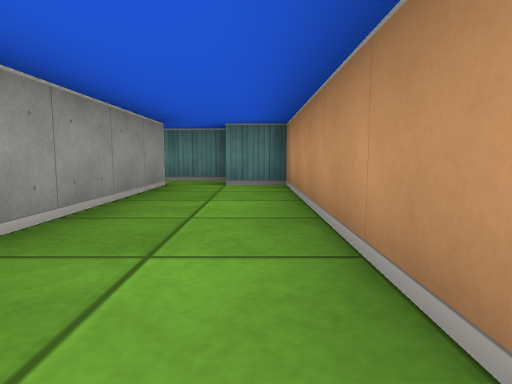
View 1 (above)

17 first-person views from a walk through a cub3D ray-caster map. The camera is about half as high as the walls, tilts 6° down and sees 75° across. The floor is counted in squares. Each view is taken from the middle of a square. On the plan, view 1 faces up. The plan holds only what a view shows up to about 9 squares ahead; the rest is blank.

View 2
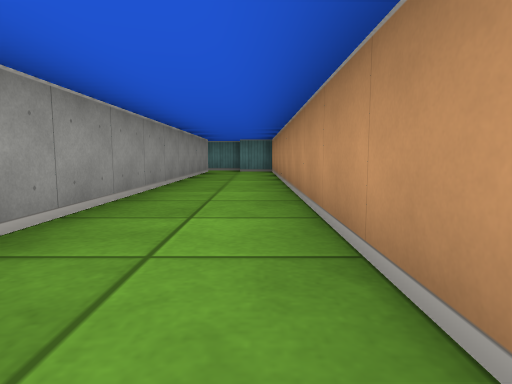

View 3
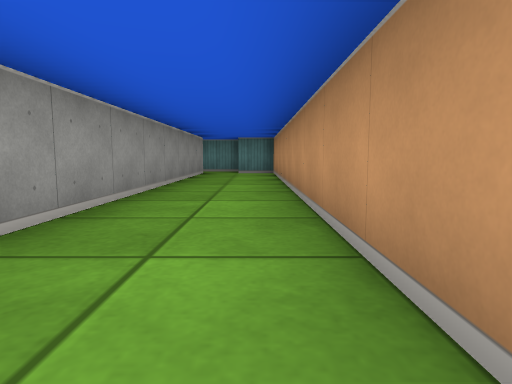

View 4
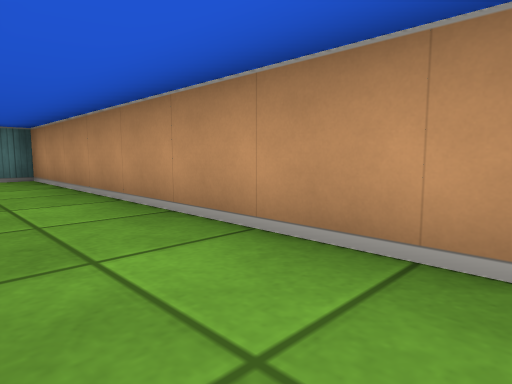

View 5
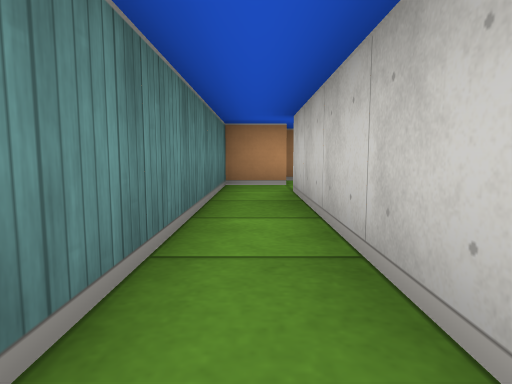

View 6
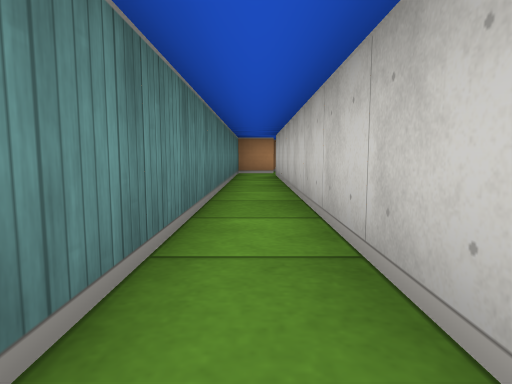

View 7
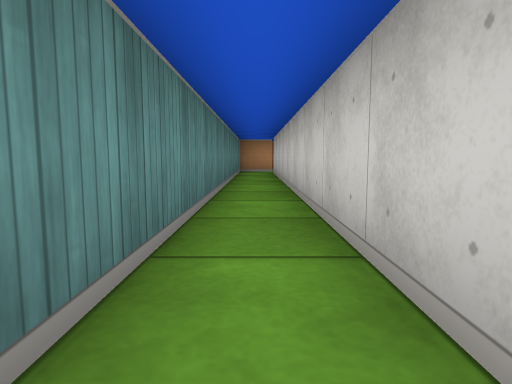

View 8
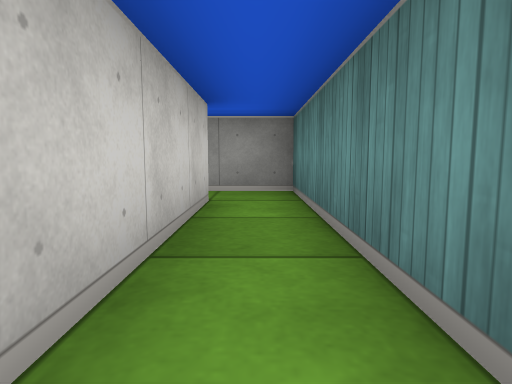

View 9
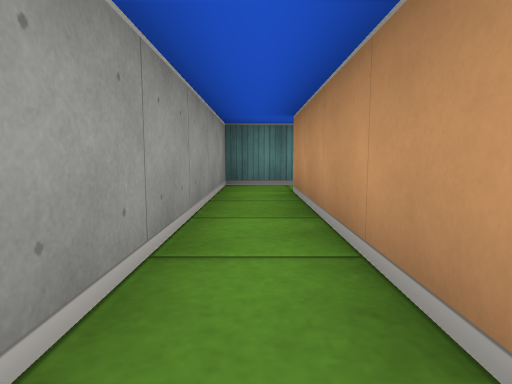

View 10
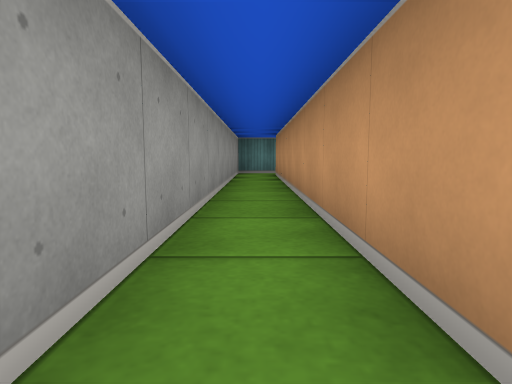

View 11
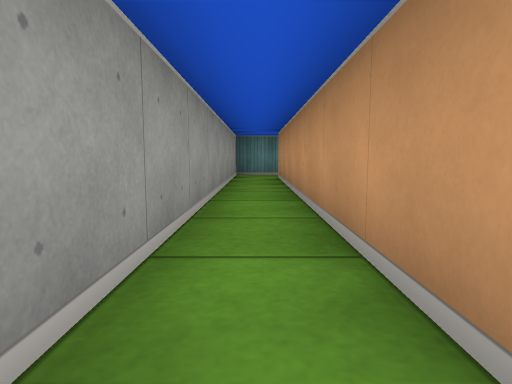

View 12
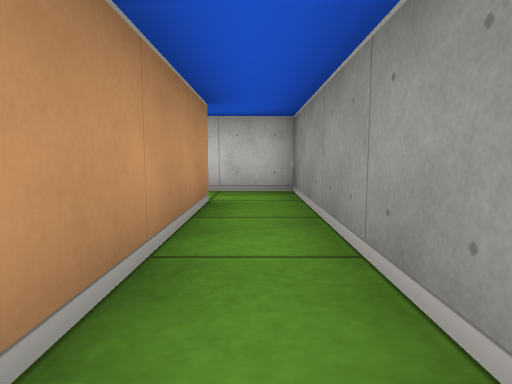

View 13
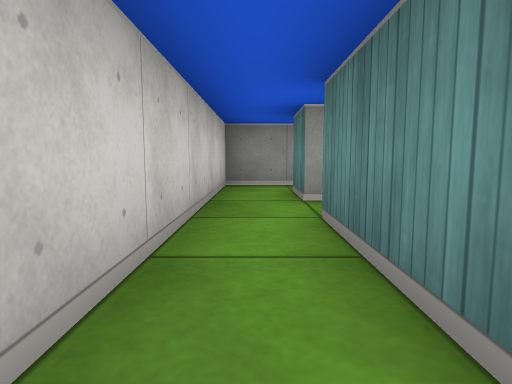

View 14
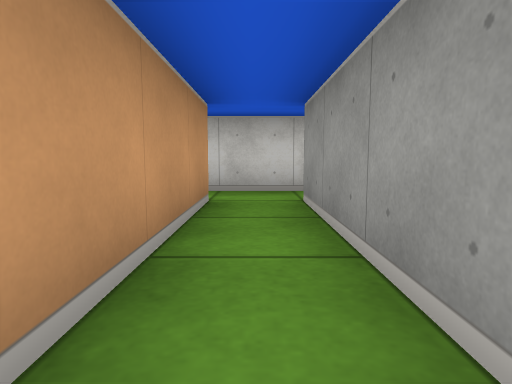

View 15
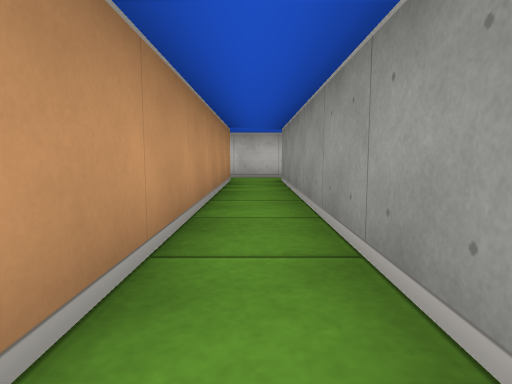

View 16
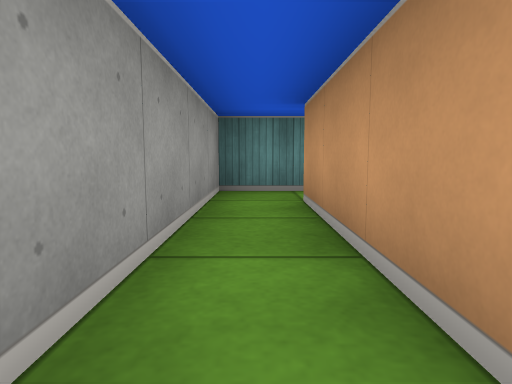

View 17
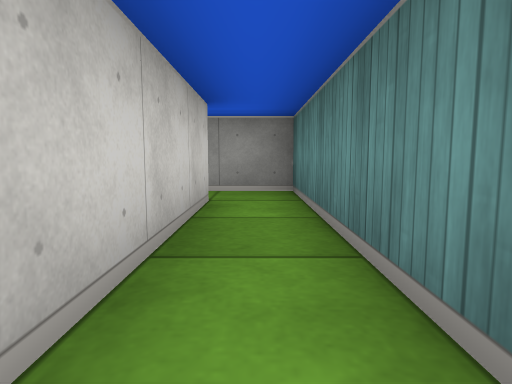

### Floor plan
Ten units are one square. View 1 is at (0, 0); x grows to the right and y downward. Boxes are objects, and circles mark ways between rooms. Rooms are numbered by the first view taken in them; rooms with no view inside come last. Other rooms are left out.
<svg viewBox="-120 -70 130 120">
<path fill="none" stroke="#000" d="M5 45 5 -55 -5 -55M-15 -55 -15 31M-5 -55 -5 -65 -115 -65 -115 35 -95 35M-95 25 -105 25 -105 -55 -15 -55M-95 35 -65 35M-65 25 -85 25 -85 -35M-95 -35 -95 25M-85 -35 -55 -35M-55 -45 -95 -45 -95 -35"/>
<circle cx="-10" cy="-60" r="3" fill="#2a7"/>
<circle cx="-100" cy="30" r="3" fill="#2a7"/>
<circle cx="-90" cy="-30" r="3" fill="#2a7"/>
<text x="-10" y="30">1</text>
<text x="-80" y="-60">2</text>
<text x="-90" y="10">3</text>
<text x="-70" y="-40">4</text>
</svg>
Room 1 opens to room 2. Room 2 opens to room 3. Room 3 opens to room 4.

Where each view was taken, in squares from view 1:
view 1: 0 up, 0 right, facing up
view 2: 5 down, 0 right, facing up
view 3: 4 down, 0 right, facing up
view 4: 2 down, 1 left, facing up-right
view 5: 6 up, 6 left, facing right
view 6: 6 up, 10 left, facing right
view 7: 6 up, 11 left, facing right
view 8: 6 up, 7 left, facing left
view 9: 1 up, 11 left, facing up
view 10: 3 down, 11 left, facing up
view 11: 2 down, 11 left, facing up
view 12: 1 up, 11 left, facing down
view 13: 3 down, 6 left, facing left
view 14: 1 up, 9 left, facing down
view 15: 4 up, 9 left, facing down
view 16: 0 up, 9 left, facing up
view 17: 4 up, 5 left, facing left
